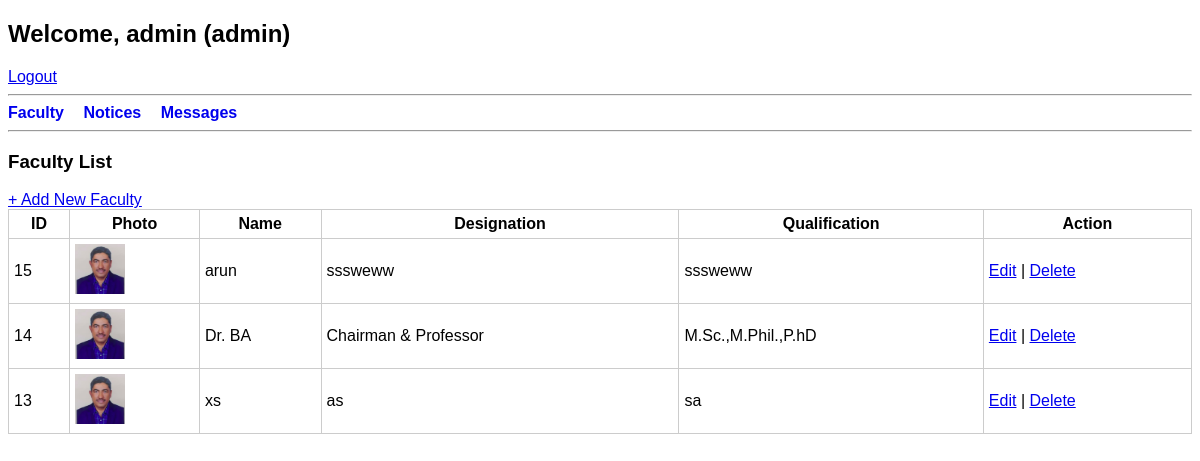
Page /admin/dashboard.php (signed in) on the committed database.
### tables this page shows
CREATE TABLE `faculty` (
  `id` int(11) NOT NULL,
  `name` varchar(100) DEFAULT NULL,
  `designation` varchar(50) DEFAULT NULL,
  `qualification` varchar(255) DEFAULT NULL,
  `educational_details` text DEFAULT NULL,
  `professional_details` text DEFAULT NULL,
  `academic` text DEFAULT NULL,
  `awards` text DEFAULT NULL,
  `patents` text DEFAULT NULL,
  `books_published` text DEFAULT NULL,
  `photo` varchar(255) DEFAULT NULL,
  `created_at` timestamp NULL DEFAULT current_timestamp()
);

### admin/dashboard.php (the view, shortened to what this page needs)
<?php
include '../config.php';
$role = $_SESSION['role'];
$faculty_id = $_SESSION['faculty_id'] ?? null;
$active_tab = $_GET['tab'] ?? 'faculty';
if($active_tab=='faculty'){
    $faculty_list = ($role=='admin') ? mysqli_query($conn,"SELECT * FROM faculty ORDER BY name ASC") :
                    mysqli_query($conn,"SELECT * FROM faculty WHERE id=$faculty_id");
}
?>
<!DOCTYPE html>
<html>
<head>
</head>
<body>
<h2>Welcome, <?php echo $_SESSION['user']." ($role)"; ?></h2>
<a href="logout.php">Logout</a>
<hr>
<nav>
<a href="dashboard.php?tab=faculty">Faculty</a>
<?php if($role=='admin'){ ?>
<a href="dashboard.php?tab=notices">Notices</a>
<a href="dashboard.php?tab=messages">Messages</a>
<?php } ?>
</nav>
<hr>
<?php if($active_tab=='faculty'){ ?>
<h3>Faculty List</h3>
<?php if($role=='admin'){ ?><a href="dashboard.php?edit_faculty=0&tab=faculty">+ Add New Faculty</a><?php } ?>
<table>
<tr><th>ID</th><th>Photo</th><th>Name</th><th>Designation</th><th>Qualification</th><th>Action</th></tr>
<?php while($row=mysqli_fetch_assoc($faculty_list)){ ?>
<tr>
<td><?php echo $row['id'];?></td>
<td><?php if($row['photo'] && file_exists("../images/faculty/".$row['photo'])){ ?>
<img src="../images/faculty/<?php echo $row['photo'];?>" alt=""><?php } ?></td>
<td><?php echo htmlspecialchars($row['name']);?></td>
<td><?php echo htmlspecialchars($row['designation']);?></td>
<td><?php echo htmlspecialchars($row['qualification']);?></td>
<td>
<a href="dashboard.php?edit_faculty=<?php echo $row['id'];?>&tab=faculty">Edit</a>
<?php if($role=='admin'){ ?> | <a href="dashboard.php?delete_faculty=<?php echo $row['id'];?>&tab=faculty" onclick="return confirm('Delete?')">Delete</a><?php } ?>
</td>
</tr>
<?php } ?>
</table>
<?php } ?>
</body>
</html>

### admin/dashboard.php (style rules this page uses)
body { font-family:Arial,sans-serif; }
nav a { margin-right:15px;text-decoration:none;font-weight:bold; }
table { border-collapse:collapse;width:100%;margin-bottom:20px; }
th,td { border:1px solid #ccc;padding:5px; }
img { width:50px; }

### rows in the picture
faculty: id "15", photo (picture), name "arun", designation "sssweww", qualification "sssweww"
faculty: id "14", photo (picture), name "Dr. BA", designation "Chairman & Professor", qualification "M.Sc.,M.Phil.,P.hD"
faculty: id "13", photo (picture), name "xs", designation "as", qualification "sa"

### other values in the picture
$_SESSION['user'] "admin"
$role "admin"
